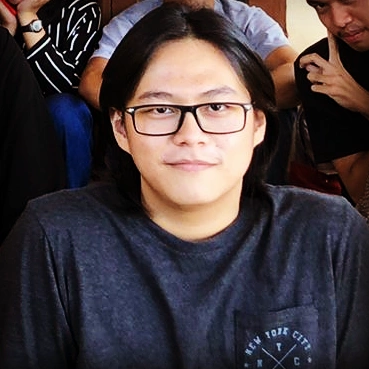
#> input picture jo.jpg, 369 x 369 px
$ python TransformasiNegatif.py
#> lines starting #> are read from the running program, lines starting #| are printed output that depends on the picture
import cv2

img = cv2.imread ("jo.jpg", 0)
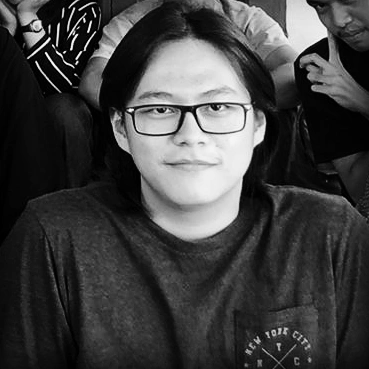
#> img: shape (369, 369); min 0, max 253, mean 64.4

negatif = 255 - img
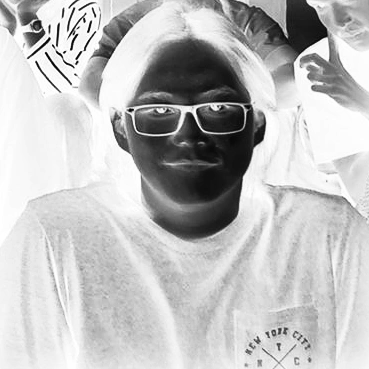
#> negatif: shape (369, 369); min 2, max 255, mean 190.6

cv2.imshow("Gambar Warna Original", img)
cv2.imshow("Gambar Warna Negatif", negatif)

cv2.waitKey(0)
cv2.destroyAllWindows()
